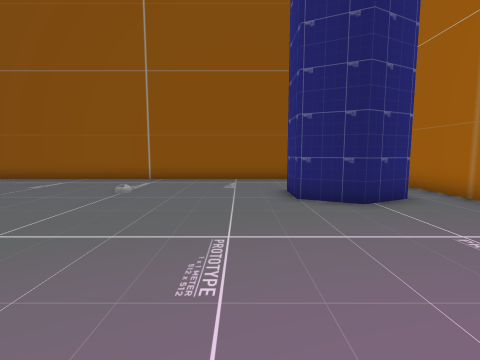
[1] (above)

24 first-person views from a walk through a Unity game level. The camera is 1.2 m above the floor, tilts 6° down and sees 85° across. The floor is counted in squares, 1 m on a side. Each view is taken from the middle of a square. On the plan, view 1 faces up. The plan holds only what a view shows up to about 12 squares ahead; the rest is blank. The place goes on beyond the plan. Some surface patterns are stand-ins.

[2]
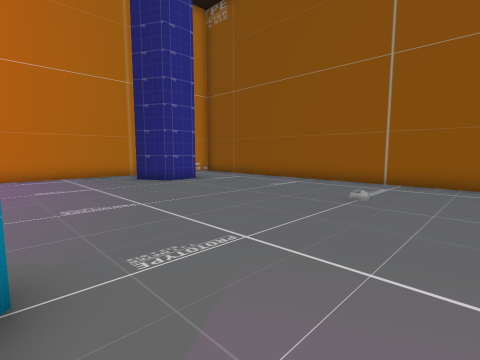

[3]
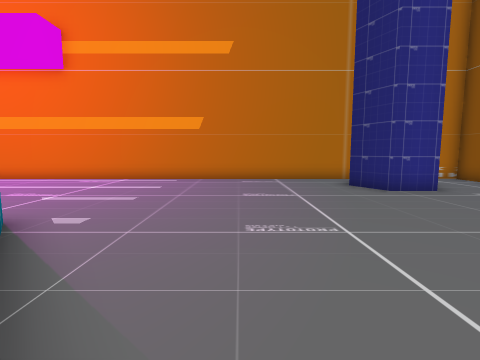

[4]
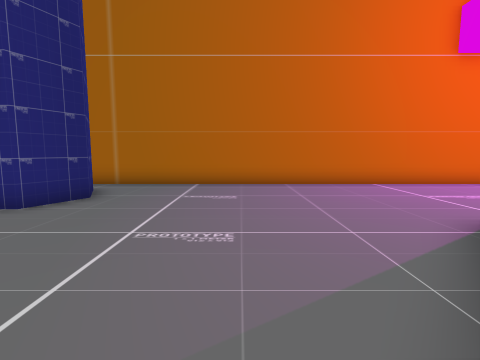

[5]
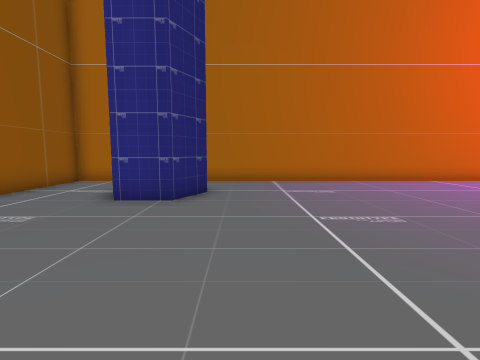

[6]
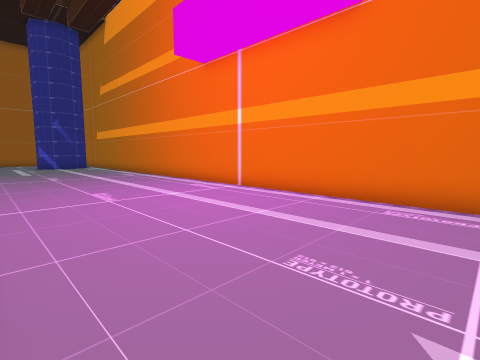

[7]
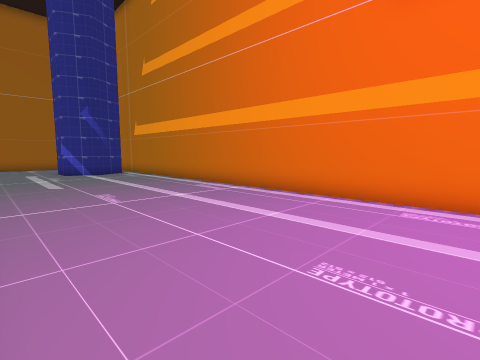

[8]
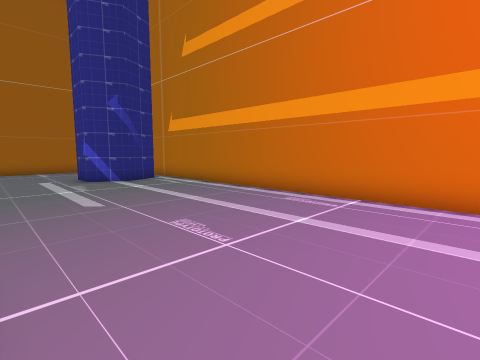

[9]
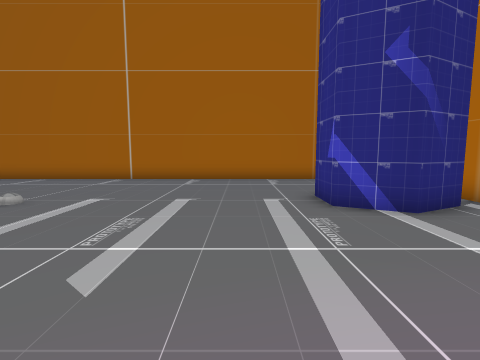

[10]
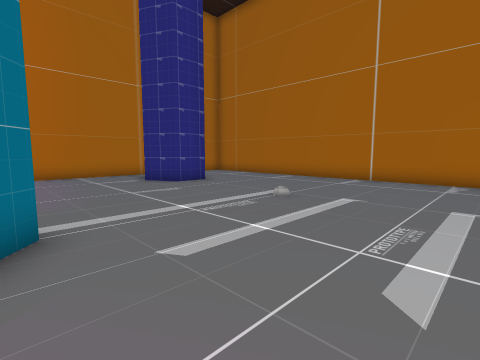

[11]
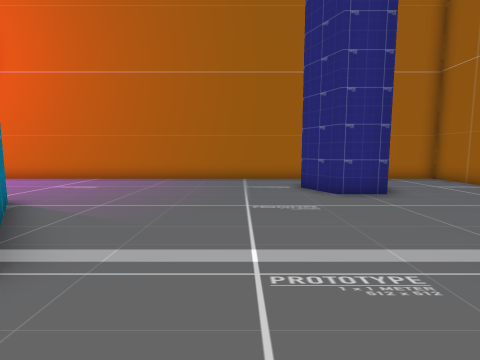

[12]
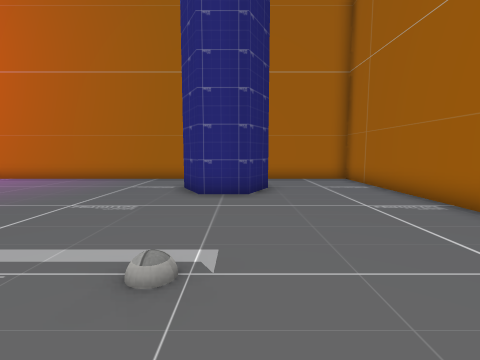

[13]
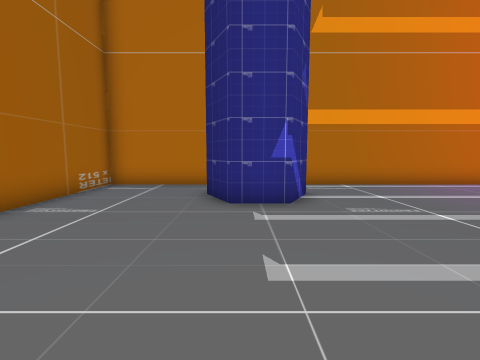

[14]
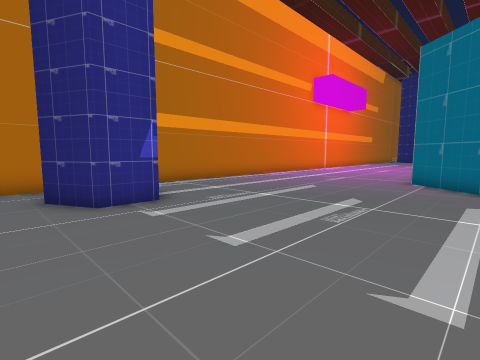

[15]
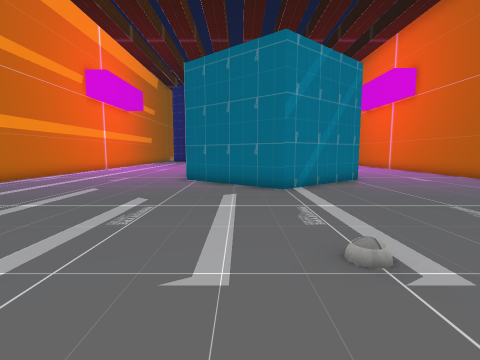

[16]
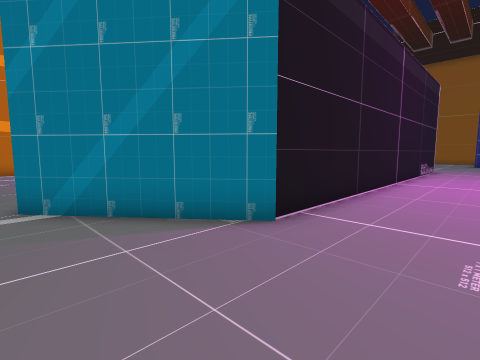

[17]
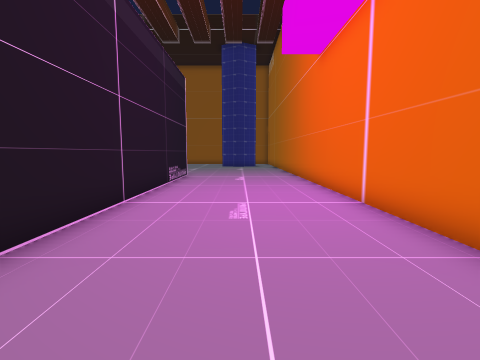

[18]
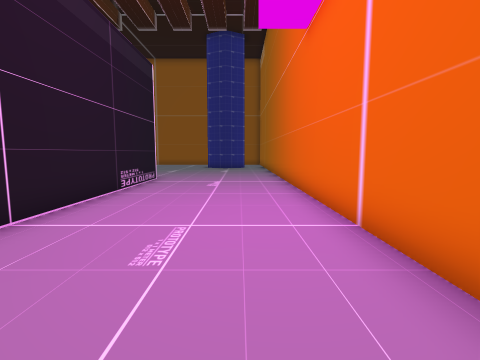

[19]
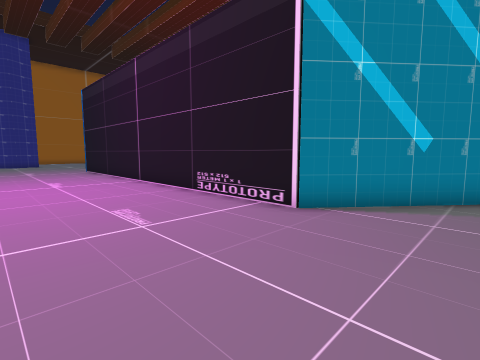

[20]
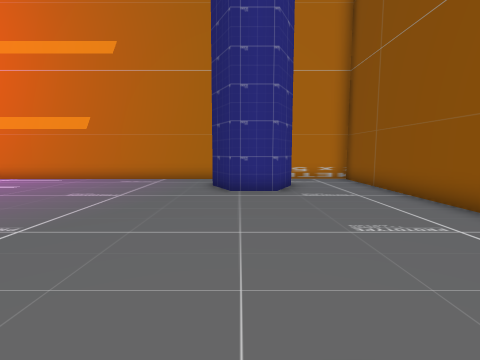

[21]
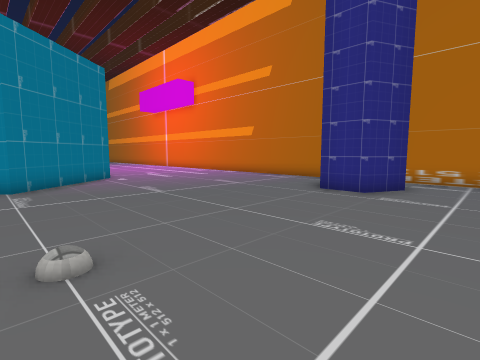

[22]
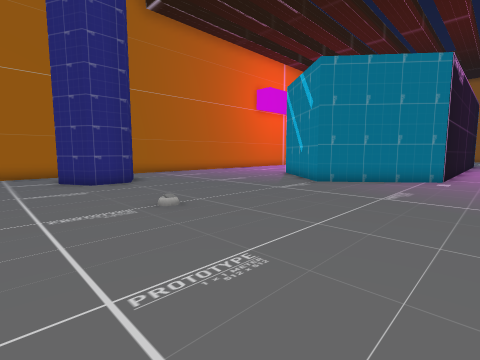

[23]
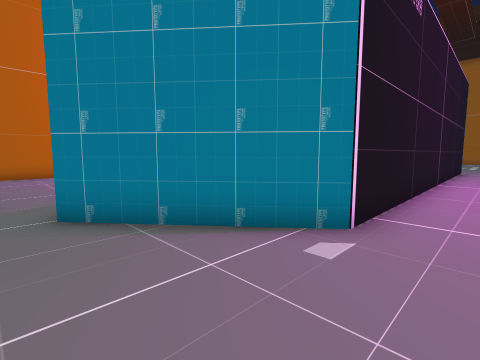

[24]
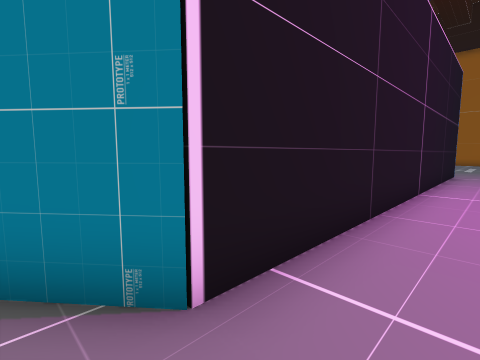

### Floor plan
Points are (right, up) in squares from view 1. A wall is a line through its corners. A room is listed if a view was taken in it or the views show most of it. See-through windows are left out.
Room 1 (views 1, 2, 3, 4, 5, 6, 7, 8, 9, 10, 11, 12, 13, 14, 15, 16, 17, 18, 19, 20, 21, 22, 23, 24)
walls: (-7.4, -16.5) (-7.4, -2.1) (-3.6, 1.1) (0.2, -2.1) (0.2, -17.4) (-3.6, -20.5) (-7.4, -17.4); (-14.1, -25.9) (-12.5, -25.1) (-11.1, -25.8) (-11.1, -27.2) (-12.6, -28); (-14.8, -26.2) (-14.8, -31.9) (6, -31.9) (6, -28.2); (-12.6, 8.9) (-11.1, 8.2) (-11.1, 6.7) (-12.6, 6); (4.4, 6.8) (2.9, 6) (1.5, 6.7) (1.5, 8.1) (3, 8.9); (3, -28) (1.5, -27.3) (1.5, -25.8) (3, -25.1); (6, -25.9) (6, 11.8) (-14.8, 11.8) (-14.8, -24.6)

Positions as (right, up) in squares from view 1, and headings:
1: (0, 0), facing up
2: (-1, 1), facing up-left
3: (-3, 2), facing left
4: (-4, 2), facing right
5: (-5, 5), facing right
6: (-8, -3), facing down-left
7: (-8, -10), facing down-left
8: (-8, -14), facing down-left
9: (-9, -20), facing down
10: (-8, -20), facing down-right
11: (-6, -23), facing right
12: (-6, -27), facing right
13: (-5, -27), facing left
14: (-5, -29), facing up-left
15: (-5, -29), facing up
16: (3, -21), facing up-left
17: (3, -16), facing up
18: (4, -14), facing up
19: (5, 1), facing down-left
20: (-3, 7), facing left
21: (-3, 11), facing down-left
22: (-9, 11), facing down-right
23: (-9, 2), facing down-right
24: (-9, -1), facing down-right
